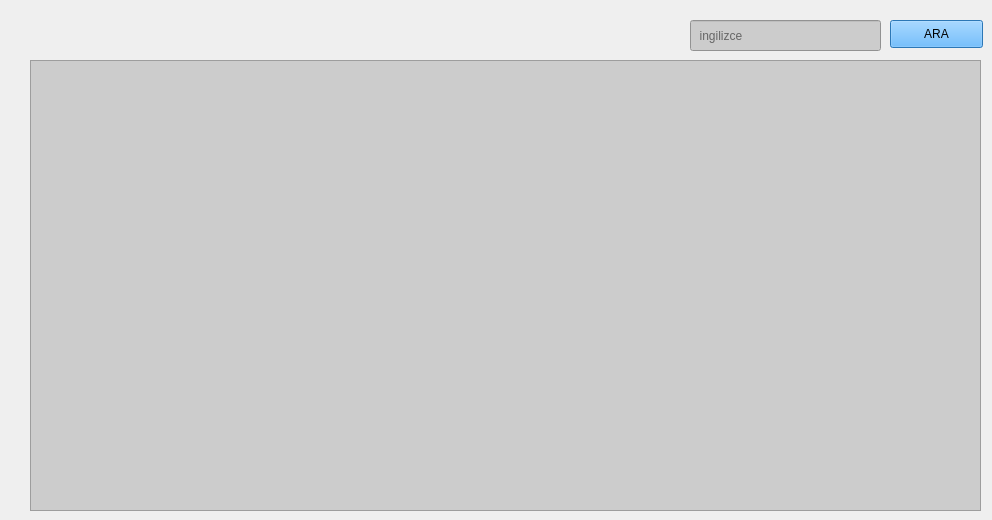
      <widget class="QWidget" name="tab_3">
       <attribute name="title">
        <string>KELİMELER</string>
       </attribute>
       <widget class="QTableWidget" name="tableWidget_listele_kelimeler">
        <property name="geometry">
         <rect>
          <x>30</x>
          <y>60</y>
          <width>951</width>
          <height>451</height>
         </rect>
        </property>
        <property name="styleSheet">
         <string notr="true">background-color: #CCCCCC;
</string>
        </property>
       </widget>
       <widget class="QPushButton" name="pushButton_listele_ara">
        <property name="geometry">
         <rect>
          <x>890</x>
          <y>20</y>
          <width>93</width>
          <height>28</height>
         </rect>
        </property>
        <property name="styleSheet">
         <string notr="true">background-color: #3EA6FF;
</string>
        </property>
        <property name="text">
         <string>ARA</string>
        </property>
       </widget>
       <widget class="QLineEdit" name="lineEdit_listele_ara">
        <property name="geometry">
         <rect>
          <x>690</x>
          <y>20</y>
          <width>191</width>
          <height>31</height>
         </rect>
        </property>
        <property name="styleSheet">
         <string notr="true">background-color: #CCCCCC;
</string>
        </property>
        <property name="placeholderText">
         <string>  ingilizce</string>
        </property>
       </widget>
      </widget>
